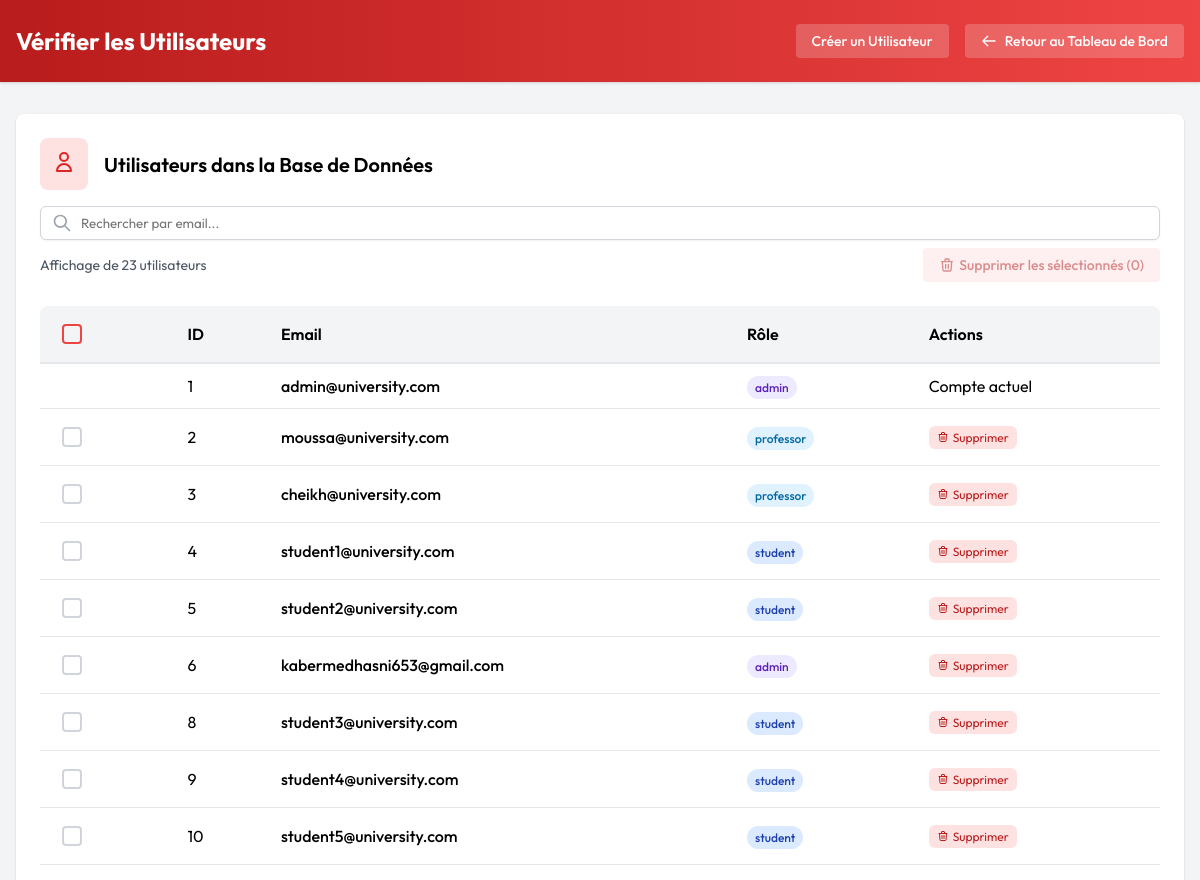
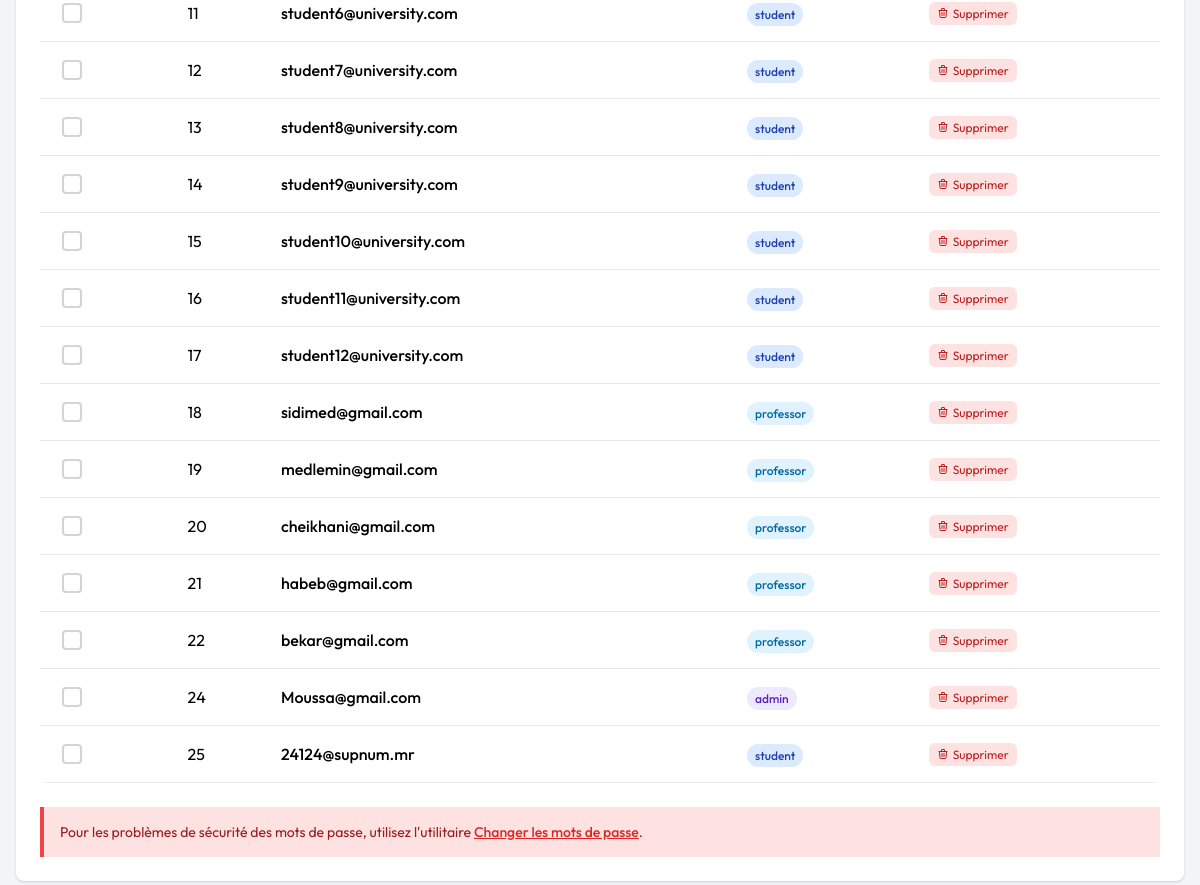
The app's page /admin/user_lookup.php (signed in), older data (2 pictures, top to bottom).
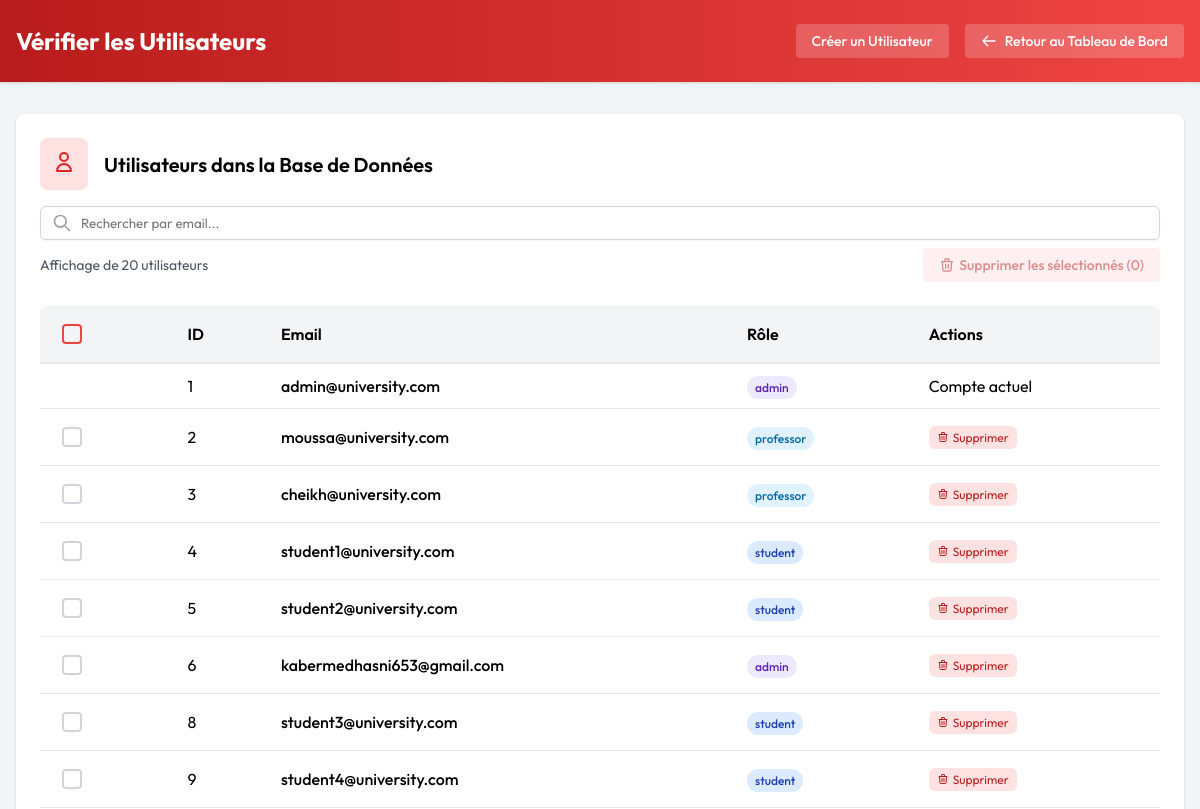
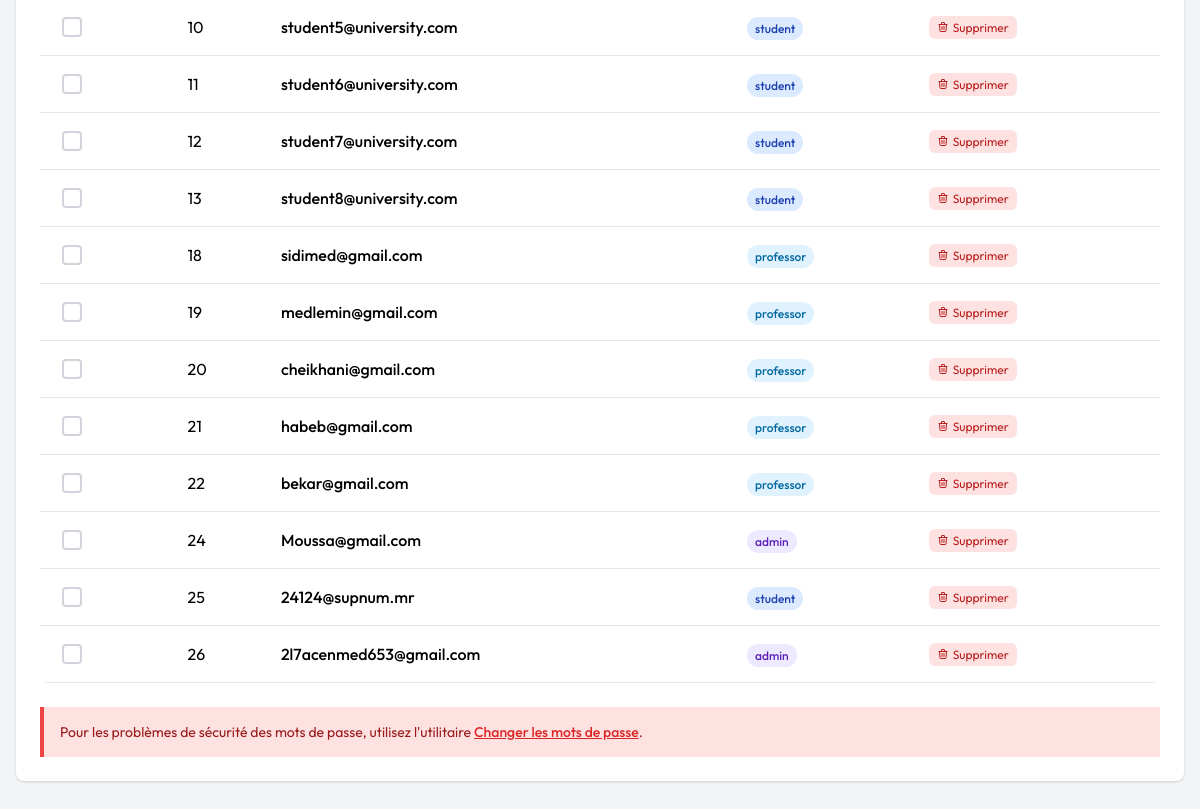
The same page, newer data (2 pictures, top to bottom).
### tables this page shows
CREATE TABLE `users` (
  `id` int NOT NULL,
  `name` varchar(100) NOT NULL,
  `email` varchar(100) NOT NULL,
  `password` varchar(255) NOT NULL,
  `role` enum('admin','student','professor') NOT NULL,
  `group_id` int DEFAULT NULL,
  `created_at` timestamp NULL DEFAULT CURRENT_TIMESTAMP
);

### admin/user_lookup.php (the view, shortened to what this page needs)
<?php
require_once '../core/db.php';
try {
    $stmt = $pdo->query("SELECT id, email, role FROM users");
    $users = $stmt->fetchAll(PDO::FETCH_ASSOC);
?>
<!DOCTYPE html>
<html lang="fr">
<head>
    <link rel="stylesheet" href="../assets/css/pages/check_users.css">
    <link rel="stylesheet" href="../assets/css/style.css">
</head>
<body>
    <header>
        <div class="header-container">
            <div class="header-content">
                <h1 class="header-title">Vérifier les Utilisateurs</h1>
                <div class="header-actions">
                    <a href="user_management.php.php" class="header-btn">
                        Créer un Utilisateur
                    </a>
                    <a href="../admin/index.php" class="header-btn">
                        <svg xmlns="http://www.w3.org/2000/svg" fill="none" viewBox="0 0 24 24" stroke="currentColor">
                            <path stroke-linecap="round" stroke-linejoin="round" stroke-width="2" d="M10 19l-7-7m0 0l7-7m-7 7h18" />
                        </svg>
                        Retour au Tableau de Bord
                    </a>
                </div>
            </div>
        </div>
    </header>
    <main>
        <div class="content-card">
            <div class="card-header">
                <div class="card-icon">
                    <svg xmlns="http://www.w3.org/2000/svg" fill="none" viewBox="0 0 24 24" stroke="currentColor">
                        <path stroke-linecap="round" stroke-linejoin="round" stroke-width="2" d="M16 7a4 4 0 11-8 0 4 4 0 018 0zM12 14a7 7 0 00-7 7h14a7 7 0 00-7-7z" />
                    </svg>
                </div>
                <h2 class="card-title">Utilisateurs dans la Base de Données</h2>
            </div>
            <div class="search-container">
                <div class="search-wrapper">
                    <div class="search-icon">
                    </div>
                    <input id="email-search" type="text" class="search-box" placeholder="Rechercher par email...">
                </div>
                <div class="search-info">
                    <p id="search-results" class="search-results">Affichage de <span id="count-display"><?php echo count($users); ?></span> utilisateurs</p>
                    <button id="bulk-delete-btn" class="bulk-delete-btn" disabled>
                        <svg fill="none" stroke="currentColor" viewBox="0 0 24 24" xmlns="http://www.w3.org/2000/svg">
                            <path stroke-linecap="round" stroke-linejoin="round" stroke-width="2" d="M19 7l-.867 12.142A2 2 0 0116.138 21H7.862a2 2 0 01-1.995-1.858L5 7m5 4v6m4-6v6m1-10V4a1 1 0 00-1-1h-4a1 1 0 00-1 1v3M4 7h16" />
                        </svg>
                        Supprimer les sélectionnés (<span id="selected-counter">0</span>)
                    </button>
                </div>
            </div>
            <?php if (count($users) === 0): ?>
                <div class="alert alert-warning">
                    <div style="display: flex;">
                        <div class="alert-icon">
                            <svg viewBox="0 0 20 20" fill="currentColor">
                                <path fill-rule="evenodd" d="M8.257 3.099c.765-1.36 2.722-1.36 3.486 0l5.58 9.92c.75 1.334-.213 2.98-1.742 2.98H4.42c-1.53 0-2.493-1.646-1.743-2.98l5.58-9.92zM11 13a1 1 0 11-2 0 1 1 0 012 0zm-1-8a1 1 0 00-1 1v3a1 1 0 002 0V6a1 1 0 00-1-1z" clip-rule="evenodd" />
                            </svg>
                        </div>
                        <div class="alert-content">
                            <p class="alert-text">
                                Aucun utilisateur trouvé dans la base de données.
                            </p>
                            <p class="alert-text" style="margin-top: 0.5rem;">
                                Vous devrez peut-être ajouter des utilisateurs d'abord.
                            </p>
                        </div>
                    </div>
                </div>
            <?php else: ?>
                <div class="table-container">
                    <table>
                        <thead>
                            <tr>
                                <th class="checkbox-column">
                                    <div class="custom-checkbox">
                                        <span class="checkbox-icon"></span>
                                    </div>
                                </th>
                                <th>ID</th>
                                <th>Email</th>
                                <th>Rôle</th>
                                <th>Actions</th>
                            </tr>
                        </thead>
                        <tbody id="users-table-body">
                            <?php foreach ($users as $user):
                                $role_class = 'badge-student';
                                if ($user['role'] === 'admin') {
                                    $role_class = 'badge-admin';
                                } elseif ($user['role'] === 'professor') {
                                    $role_class = 'badge-professor';
                                }
                                $is_current_user = $user['id'] == $_SESSION['user_id'];
                            ?>
                                <tr class="user-row"
                                    data-email="<?php echo htmlspecialchars($user['email']); ?>"
                                    data-id="<?php echo htmlspecialchars($user['id']); ?>"
                                    data-role="<?php echo htmlspecialchars($user['role']); ?>"
                                    <?php if ($is_current_user): ?>data-current-user="true"<?php endif; ?>>
                                    <td data-label="Sélection" class="checkbox-column">
                                        <?php if (!$is_current_user): ?>
                                        <div class="custom-checkbox">
                                            <span class="checkbox-icon"></span>
                                        </div>
                                        <?php endif; ?>
                                    </td>
                                    <td data-label="ID"><?php echo htmlspecialchars($user['id']); ?></td>
                                    <td class="font-medium email-cell" data-label="Email"><?php echo htmlspecialchars($user['email']); ?></td>
                                    <td data-label="Rôle">
                                        <span class="role-badge <?php echo $role_class; ?>">
                                            <?php echo htmlspecialchars($user['role']); ?>
                                        </span>
                                    </td>
                                    <td data-label="Actions">
                                        <?php if (!$is_current_user): ?>
                                            <button
                                                class="delete-btn"
                                                data-id="<?php echo htmlspecialchars($user['id']); ?>"
                                                data-email="<?php echo htmlspecialchars($user['email']); ?>"
                                            >
                                                Supprimer
                                            </button>
                                        <?php else: ?>
                                            <span class="text-gray-400 text-xs italic">Compte actuel</span>
                                        <?php endif; ?>
                                    </td>
                                </tr>
                            <?php endforeach; ?>
                        </tbody>
                    </table>
                </div>
                <div class="alert alert-info" style="margin-top: 1.5rem;">
                    <p class="alert-text">
                        Pour les problèmes de sécurité des mots de passe, utilisez l'utilitaire
                        <a href="fix_passwords.php" class="alert-link">Changer les mots de passe</a>.
                    </p>
                </div>
            <?php endif; ?>
        </div>
    </main>
</body>
</html>
<?php
} catch (PDOException $e) {
    echo "Database error: " . $e->getMessage();
}
?>

### assets/css/pages/check_users.css (style rules this page uses)
* { transition: all 0.2s ease; box-sizing: border-box; }
body { background-color: #f3f4f6; min-height: 100vh; margin: 0; }
header { background: linear-gradient(to right, #b91c1c, #ef4444); color: #ffffff; box-shadow: 0 1px 3px 0 rgba(0, 0, 0, 0.1), 0 1px 2px 0 rgba(0, 0, 0, 0.06); }
.header-container { max-width: 1280px; margin: 0 auto; padding: 1.5rem 1rem; }
.header-content { display: flex; justify-content: space-between; align-items: center; }
.header-title { font-size: 1.5rem; font-weight: 700; margin: 0; }
.header-actions { display: flex; gap: 1rem; }
.header-btn { background-color: rgba(255, 255, 255, 0.2); color: #ffffff; font-weight: 500; padding: 0.5rem 1rem; border-radius: 0.25rem; transition: background-color 0.3s; font-size: 0.875rem; text-decoration: none; display: flex; align-items: center; }
.header-btn svg { height: 1rem; width: 1rem; margin-right: 0.5rem; }
main { max-width: 1280px; margin: 0 auto; padding: 2rem 1rem; }
.content-card { background-color: #ffffff; border-radius: 0.5rem; box-shadow: 0 1px 3px 0 rgba(0, 0, 0, 0.1), 0 1px 2px 0 rgba(0, 0, 0, 0.06); padding: 1.5rem; margin-bottom: 2rem; }
.card-header { display: flex; align-items: center; margin-bottom: 1rem; }
.card-icon { background-color: #fee2e2; padding: 0.75rem; border-radius: 0.5rem; margin-right: 1rem; }
.card-icon svg { height: 1.5rem; width: 1.5rem; color: #dc2626; }
.card-title { font-size: 1.25rem; font-weight: 600; margin: 0; }
.search-container { margin-bottom: 1.5rem; }
.search-wrapper { position: relative; }
.search-icon { position: absolute; top: 50%; left: 0.75rem; transform: translateY(-50%); display: flex; align-items: center; pointer-events: none; }
.search-box { display: block; width: 100%; padding: 0.5rem 0.75rem 0.5rem 2.5rem; border-radius: 0.375rem; border: 1px solid #d1d5db; box-shadow: 0 1px 2px 0 rgba(0, 0, 0, 0.05); transition: all 0.6s ease; }
.search-info { display: flex; justify-content: space-between; align-items: center; margin-top: 0.5rem; }
.search-results { font-size: 0.875rem; color: #4b5563; }
.bulk-delete-btn { background-color: #fee2e2; color: #b91c1c; padding: 0.5rem 1rem; border-radius: 0.25rem; font-size: 0.875rem; font-weight: 500; transition: all 0.2s ease; display: flex; align-items: center; border: none; cursor: pointer; }
.bulk-delete-btn:disabled { opacity: 0.5; cursor: not-allowed; }
.bulk-delete-btn svg { width: 1rem; height: 1rem; margin-right: 0.25rem; }
.table-container { overflow-x: auto; border-radius: 0.5rem; }
table { width: 100%; border-collapse: collapse; }
th { background-color: #f3f4f6; font-weight: 600; text-align: left; padding: 0.75rem 1rem; border-bottom: 2px solid #e5e7eb; }
td { padding: 0.75rem 1rem; border-bottom: 1px solid #e5e7eb; }
.user-row { cursor: pointer; transition: background-color 0.2s ease; }
.email-cell { font-weight: 500; }
.role-badge { padding: 0.25rem 0.5rem; border-radius: 9999px; font-size: 0.75rem; font-weight: 500; }
.badge-admin { background-color: #ede9fe; color: #5b21b6; }
.badge-professor { background-color: #e0f2fe; color: #0369a1; }
.badge-student { background-color: #dbeafe; color: #1e40af; }
.delete-btn { position: relative; z-index: 10; background-color: #fee2e2; color: #b91c1c; padding: 0.25rem 0.5rem; border-radius: 0.375rem; font-size: 0.75rem; transition: all 0.2s ease; cursor: pointer; display: inline-flex; align-items: center; border: none; }
.delete-btn svg { width: 0.75rem; height: 0.75rem; margin-right: 0.25rem; }
.checkbox-column { cursor: pointer; }
.custom-checkbox { display: flex; align-items: center; padding: 0.375rem; border-radius: 0.375rem; transition: all 0.2s ease; cursor: pointer; }
.custom-checkbox .checkbox-icon { position: relative; display: inline-block; width: 1.25rem; height: 1.25rem; border: 2px solid #d1d5db; border-radius: 0.25rem; margin-right: 0.5rem; transition: all 0.2s ease; }
th .custom-checkbox .checkbox-icon { border-color: #ef4444; }
.alert { padding: 1rem; }
.alert-info { background-color: #fee2e2; border-left: 4px solid #ef4444; }
.alert-text { font-size: 0.875rem; }
.alert-info .alert-text { color: #991b1b; }
.alert-link { color: #dc2626; font-weight: 500; text-decoration: underline; }

### assets/css/style.css (style rules this page uses)
* { box-sizing: border-box; margin: 0; padding: 0; }
body { font-family: "Outfit", sans-serif; -webkit-font-smoothing: antialiased; -moz-osx-font-smoothing: grayscale; }
input { font-family: inherit; }
a { text-decoration: none; color: inherit; }
button { font-family: inherit; cursor: pointer; }

Row changes from the older to the newer data that the page shows:
removed users: id "14", email "student9@university.com", role "student"
removed users: id "15", email "student10@university.com", role "student"
removed users: id "16", email "student11@university.com", role "student"
removed users: id "17", email "student12@university.com", role "student"
added users: id "26", email "2l7acenmed653@gmail.com", role "admin"
Text that changed along with them:
count($users): "23" → "20"
